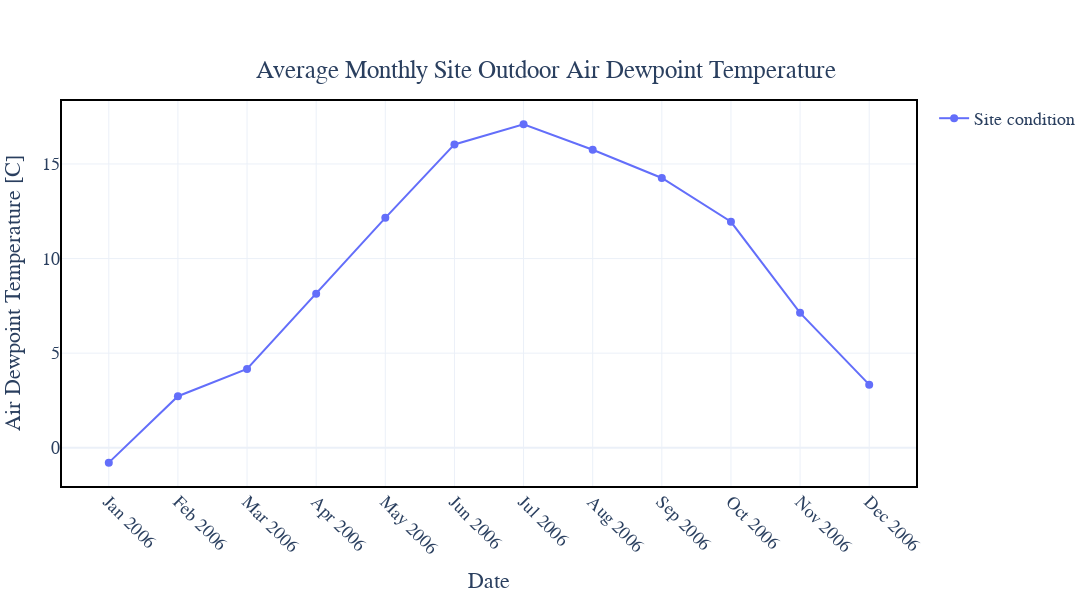

Source (notebook cell):
### Markdown cell above
- Monthly average site outdoor air dewpoint temperature:

### Code cell
fig = go.Figure()

fig.add_trace(go.Scatter(
    x=monthly_avg_Site_Outdoor_Air_Dewpoint_Temperature.index, 
    y=monthly_avg_Site_Outdoor_Air_Dewpoint_Temperature['Site_Outdoor_Air_Dewpoint_Temperature'],
    mode='lines+markers', 
    name='Site condition',
    line=dict(dash='solid'),  
    marker=dict(symbol='circle', size=8)  
))

month_labels = monthly_avg_Site_Outdoor_Air_Dewpoint_Temperature.index.strftime('%b %Y')

fig.update_layout(
    title={
        'text': 'Average Monthly Site Outdoor Air Dewpoint Temperature',
        'y': 0.90,  
        'x': 0.5,
        'xanchor': 'center',
        'yanchor': 'top',
    },
    xaxis_title='Date',
    yaxis_title='Air Dewpoint Temperature [C]',
    font=dict(
        family="Times New Roman",
        size=18,
    ),
    xaxis=dict(
        type='category',  
        tickvals=monthly_avg_Site_Outdoor_Air_Dewpoint_Temperature.index,
        ticktext=month_labels,
        tickangle=45  
    ),
    yaxis=dict(fixedrange=False),
    hovermode="x unified",
    paper_bgcolor='white',  
    plot_bgcolor='white',   
    margin=dict(l=60, r=60, t=100, b=60),  
    showlegend=True,
    width=1100,  
    height=600   
)

fig.update_layout(
    shapes=[
        dict(
            type="rect",
            xref="paper", yref="paper",
            x0=0, y0=0, x1=1, y1=1,
            line=dict(color="black", width=2)
        )
    ]
)

fig.show()

### Figure 1 — Plotly figure (JSON) as saved in the notebook; plotly's stock layout.template omitted (floating-point values rounded to 4 significant figures)
{"data": [{"line": {"dash": "solid"}, "marker": {"size": 8, "symbol": "circle"}, "mode": "lines+markers", "name": "Site condition", "type": "scatter", "x": ["2006-01-31T00:00:00", "2006-02-28T00:00:00", "2006-03-31T00:00:00", "2006-04-30T00:00:00", "2006-05-31T00:00:00", "2006-06-30T00:00:00", "2006-07-31T00:00:00", "2006-08-31T00:00:00", "2006-09-30T00:00:00", "2006-10-31T00:00:00", "2006-11-30T00:00:00", "2006-12-31T00:00:00"], "y": [-0.7874, 2.724, 4.166, 8.141, 12.15, 16.03, 17.09, 15.75, 14.26, 11.94, 7.131, 3.335]}], "layout": {"font": {"family": "Times New Roman", "size": 18}, "height": 600, "hovermode": "x unified", "margin": {"b": 60, "l": 60, "r": 60, "t": 100}, "paper_bgcolor": "white", "plot_bgcolor": "white", "shapes": [{"line": {"color": "black", "width": 2}, "type": "rect", "x0": 0, "x1": 1, "xref": "paper", "y0": 0, "y1": 1, "yref": "paper"}], "showlegend": true, "title": {"text": "Average Monthly Site Outdoor Air Dewpoint Temperature", "x": 0.5, "xanchor": "center", "y": 0.9, "yanchor": "top"}, "width": 1100, "xaxis": {"tickangle": 45, "ticktext": ["Jan 2006", "Feb 2006", "Mar 2006", "Apr 2006", "May 2006", "Jun 2006", "Jul 2006", "Aug 2006", "Sep 2006", "Oct 2006", "Nov 2006", "Dec 2006"], "tickvals": ["2006-01-31T00:00:00", "2006-02-28T00:00:00", "2006-03-31T00:00:00", "2006-04-30T00:00:00", "2006-05-31T00:00:00", "2006-06-30T00:00:00", "2006-07-31T00:00:00", "2006-08-31T00:00:00", "2006-09-30T00:00:00", "2006-10-31T00:00:00", "2006-11-30T00:00:00", "2006-12-31T00:00:00"], "title": {"text": "Date"}, "type": "category"}, "yaxis": {"fixedrange": false, "title": {"text": "Air Dewpoint Temperature [C]"}}}}
